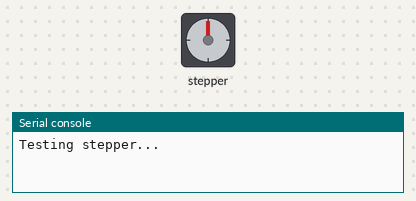
Bench run of a program on a simulated ESP32 board running MicroPython. On the bench: stepper motor, the last lines printed to the serial console. The stepper is drawn at 2048 steps a turn; library files of the repository ran but are not shown: uln2003.py.

Above: at 0.15 s.
At 10.05 s:
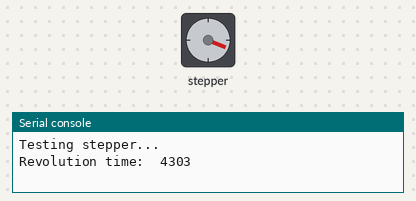
At 19.95 s:
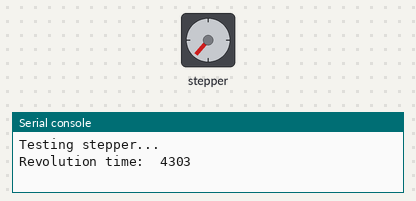
At 39.75 s:
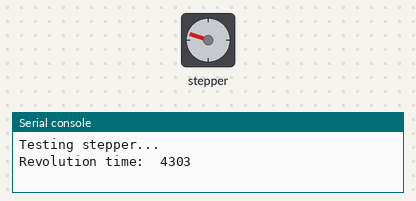
Timing chart, 0 to 40.0 s (numbered marks = the images above):
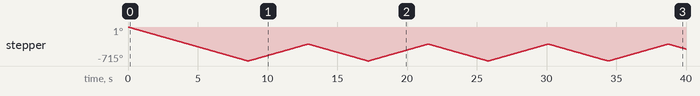

The program:

stepper.py
```python
# test of a stepper motorimport machine


from machine import Pin
import esp
import esp32
from time import sleep, sleep_ms
import time
from uln2003 import Stepper, Driver, Command, FULL_ROTATION, HALF_STEP, FULL_STEP


print('Testing stepper...')

pins = [Pin(p, Pin.OUT) for p in [27,26,25,33]]

def test_pins():
    # flash pins
    for idx in range(4):
        for p in pins:
            p.off()
            p.on()
            sleep(1)
            p.off()

# Full step does not work
stepper = Stepper(HALF_STEP,*pins,delay=1000)

#measure time for a full rotation
t_start = time.ticks_ms()
stepper.step(FULL_ROTATION,1)
delta = time.ticks_diff(time.ticks_ms(),t_start)
print('Revolution time: ',delta)

for idx in range(10):
    stepper.step(FULL_ROTATION,1)
    stepper.step(FULL_ROTATION,-1)

#runner = Driver()

#runner.run([Command(stepper, FULL_ROTATION,1)])
print('Done')
```

Measured:
- by itself, stepper: turns 715° counter-clockwise in 8.6 s, then 357° clockwise in 4.3 s, then 357° counter-clockwise in 4.3 s, then 356° clockwise in 4.3 s, and so on
